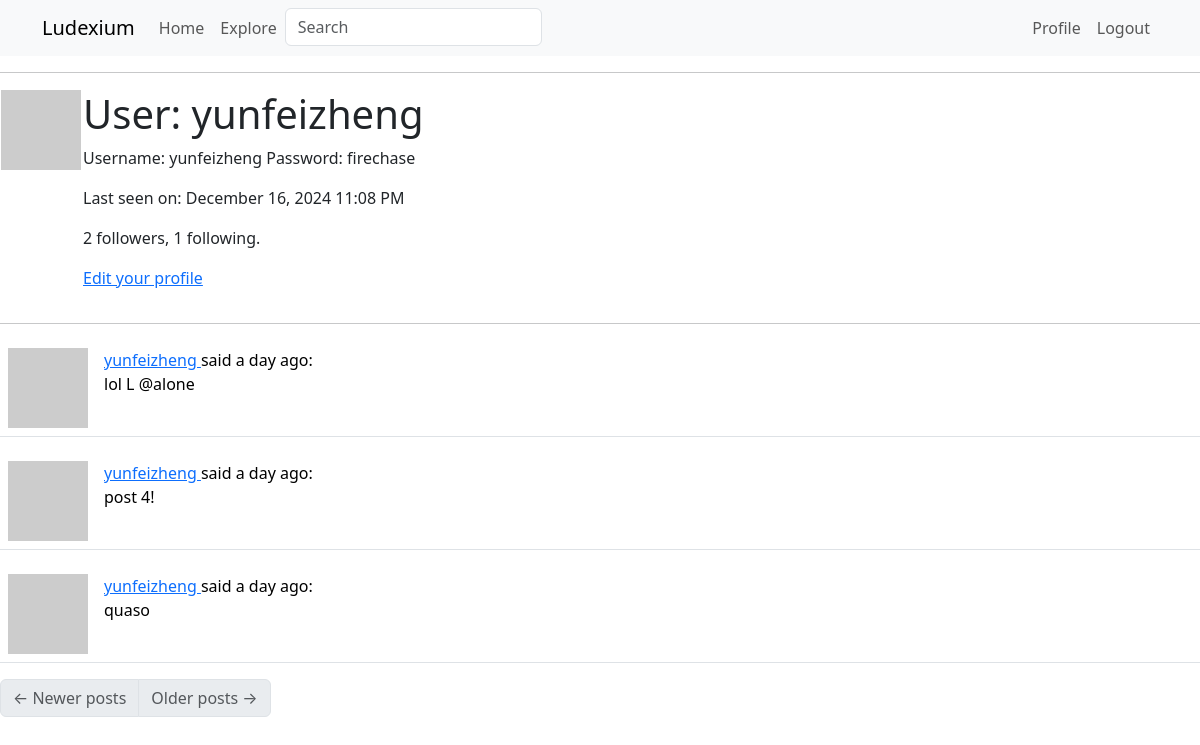
/user/yunfeizheng (signed in), run on an earlier commit of the app's database.
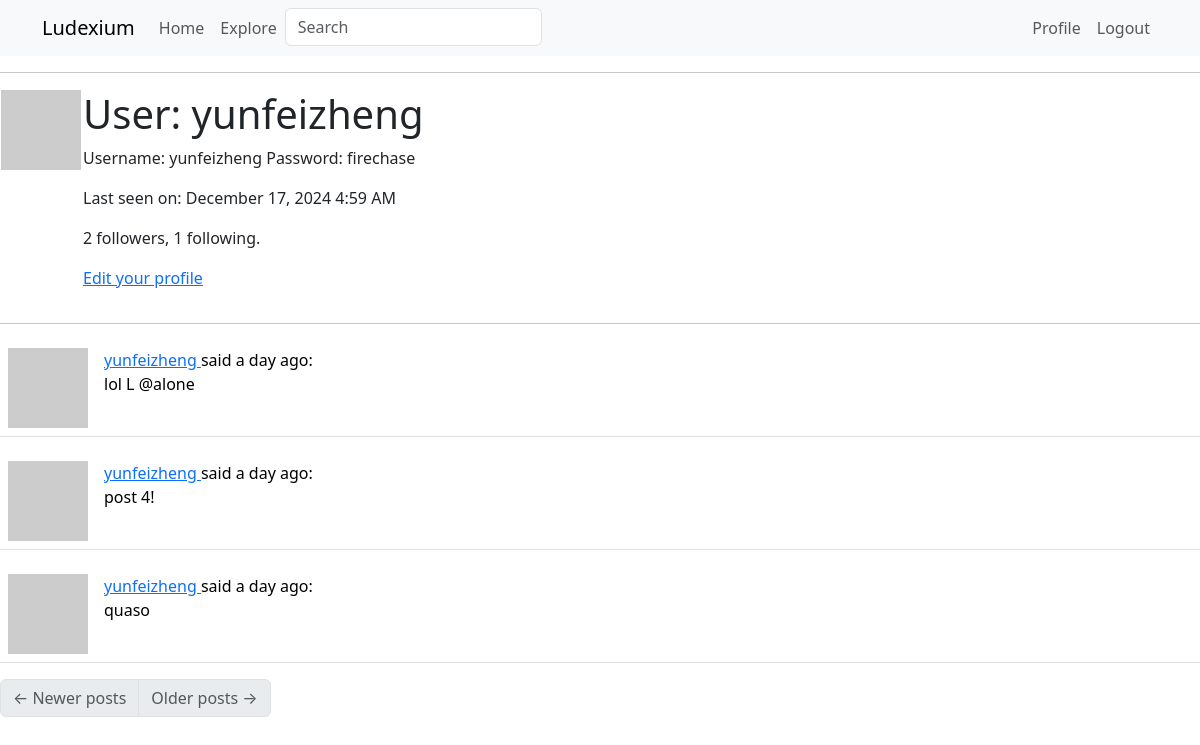
And on a later commit of the database.
### app/models.py (models this page shows, shortened)
class User(UserMixin, db.Model):
    id: so.Mapped[int] = so.mapped_column(primary_key=True)
    username: so.Mapped[str] = so.mapped_column(sa.String(64), index=True, unique=True)
    email: so.Mapped[str] = so.mapped_column(sa.String(120), index=True, unique=True)
    password_hash: so.Mapped[Optional[str]] = so.mapped_column(sa.String(256))
    about_me: so.Mapped[Optional[str]] = so.mapped_column(sa.String(140))
    last_seen: so.Mapped[Optional[datetime]] = so.mapped_column(default=lambda: datetime.now(timezone.utc))
    played_games: so.WriteOnlyMapped['Game'] = so.relationship(
        secondary=played_games, primaryjoin=(played_games.c.player_id == id),
        back_populates='players')
    posts: so.WriteOnlyMapped['Post'] = so.relationship(back_populates='author')
    following: so.WriteOnlyMapped['User'] = so.relationship(
        secondary=followers, primaryjoin=(followers.c.follower_id == id),
        secondaryjoin=(followers.c.followed_id == id),
        back_populates='followers')
    followers: so.WriteOnlyMapped['User'] = so.relationship(
        secondary=followers, primaryjoin=(followers.c.followed_id == id),
        secondaryjoin=(followers.c.follower_id == id),
        back_populates='following')
    def avatar(self, size):
        digest = md5(self.email.lower().encode('utf-8')).hexdigest()
        return f'https://www.gravatar.com/avatar/{digest}?d=identicon&s={size}'
    def followers_count(self):
        query = sa.select(sa.func.count()).select_from(
            self.followers.select().subquery())
        return db.session.scalar(query)
    def following_count(self):
        query = sa.select(sa.func.count()).select_from(
            self.following.select().subquery())
        return db.session.scalar(query)

class Post(db.Model):
    id: so.Mapped[int] = so.mapped_column(primary_key=True)
    body: so.Mapped[str] = so.mapped_column(sa.String(140))
    timestamp: so.Mapped[datetime] = so.mapped_column(index=True, default=lambda: datetime.now(timezone.utc))
    user_id: so.Mapped[int] = so.mapped_column(sa.ForeignKey(User.id), index=True)
    author: so.Mapped[User] = so.relationship(back_populates='posts')

### app/routes.py (the view)
@app.route('/user/<username>')
@login_required
def user(username):
    user = db.first_or_404(sa.select(User).where(User.username == username))
    page = request.args.get('page', 1, type=int)
    query = user.posts.select().order_by(Post.timestamp.desc())
    posts = db.paginate(query, page=page,
                        per_page=app.config['POSTS_PER_PAGE'],
                        error_out=False)
    next_url = url_for('user', username=user.username, page=posts.next_num) if posts.has_next else None
    prev_url = url_for('user', username=user.username, page=posts.prev_num) if posts.has_prev else None
    form = EmptyForm()
    return render_template('user.html', user=user, posts=posts.items,
                           next_url=next_url, prev_url=prev_url, form=form)

### app/forms.py
class SearchForm(FlaskForm):
    q = StringField('Search', validators=[DataRequired()])
    def __init__(self, *args, **kwargs):
        if 'formdata' not in kwargs:
            kwargs['formdata'] = request.args
        if 'meta' not in kwargs:
            kwargs['meta'] = {'csrf': False}
        super(SearchForm, self).__init__(*args, **kwargs)

class EmptyForm(FlaskForm):
    submit = SubmitField('Submit')

### app/models.py (called while the page is built)
@login.user_loader
def load_user(id):
    return db.session.get(User, int(id))

### app/routes.py (called while the page is built)
@app.before_request
def before_request():
    if current_user.is_authenticated:
        current_user.last_seen = datetime.now(timezone.utc)
        g.search_form = SearchForm()
        db.session.commit()

### app/templates/user.html (shortened to what this page needs)
{% extends "base.html" %}
{% block content %}
    <table>
        <tr valign="top">
            <td><img src="{{ user.avatar(128) }}"></td>
            <td>
                <h1>User: {{ user.username }}</h1>
                {% if user.about_me %}<p>{{ user.about_me }}</p>{% endif %}
                {% if user.last_seen %}
                <p>Last seen on: {{ moment(user.last_seen).format('LLL') }}</p>
                {% endif %}
                <p>{{ user.followers_count() }} followers, {{ user.following_count() }} following.</p>
                {% if user == current_user %}
                <p><a href="{{ url_for('edit_profile') }}">Edit your profile</a></p>
                {% endif %}
            </td>
        </tr>
    </table>
    <hr>
    {% for post in posts %}
        {% include '_post.html' %}
    {% endfor %}
    <nav aria-label="Post navigation">
        <ul class="pagination">
            <li class="page-item{% if not prev_url %} disabled{% endif %}">
                <a class="page-link" href="{{ prev_url }}">
                    <span aria-hidden="true">&larr;</span> Newer posts
                </a>
            </li>
            <li class="page-item{% if not next_url %} disabled{% endif %}">
                <a class="page-link" href="{{ next_url }}">
                    Older posts <span aria-hidden="true">&rarr;</span>
                </a>
            </li>
        </ul>
    </nav>
{% endblock %}

### app/templates/base.html (shortened to what this page needs)
<!doctype html>
<html lang="en">
    <head>
        <link
        href="https://cdn.jsdelivr.net/npm/bootstrap@5.3.2/dist/css/bootstrap.min.css"
        rel="stylesheet"
>
    </head>
    <body>
        <nav class="navbar navbar-expand-lg bg-body-tertiary">
            <div class="container">
              <a class="navbar-brand" href="{{ url_for('index') }}">Ludexium</a>
              <div class="collapse navbar-collapse" id="navbarSupportedContent">
                <ul class="navbar-nav me-auto mb-2 mb-lg-0">
                  <li class="nav-item">
                    <a class="nav-link" aria-current="page" href="{{ url_for('index') }}">{{ 'Home' }}</a>
                  </li>
                  <li class="nav-item">
                    <a class="nav-link" aria-current="page" href="{{ url_for('explore') }}">{{ 'Explore' }}</a>
                  </li>
                  {% if g.search_form %}
                  <form class="navbar-form navbar-left" method="get" action="{{ url_for('search') }}">
                      <div class="form-group">
                          {{ g.search_form.q(size=20, class='form-control', placeholder=g.search_form.q.label.text) }}
                      </div>
                  </form>
                  {% endif %}
                </ul>
                <ul class="navbar-nav mb-2 mb-lg-0">
                  {% if current_user.is_anonymous %}
                  <li class="nav-item">
                    <a class="nav-link" aria-current="page" href="{{ url_for('login') }}">{{ 'Login' }}</a>
                  </li>
                  {% else %}
                  <li class="nav-item">
                    <a class="nav-link" aria-current="page" href="{{ url_for('user', username=current_user.username) }}">{{ 'Profile' }}</a>
                  </li>
                  <li class="nav-item">
                    <a class="nav-link" aria-current="page" href="{{ url_for('logout') }}">{{ 'Logout' }}</a>
                  </li>
                  {% endif %}
                </ul>
              </div>
            </div>
          </nav>
        <hr>
        {% block content %}{% endblock %}
    </body>
</html>

### app/templates/_post.html
<table class="table table-hover">
    <tr>
        <td width="70px">
            <a href="{{ url_for('user', username=post.author.username) }}">
                <img src="{{ post.author.avatar(70) }}" />
            </a>
        </td>
        <td>
            <a href="{{ url_for('user', username=post.author.username) }}">
                {{ post.author.username }}
            </a>
            said {{ moment(post.timestamp).fromNow() }}:
            <br>
            {{ post.body }}
        </td>
    </tr>
</table>

What changed in the data, as far as the page shows it:
changed User "yunfeizheng": last_seen "December 16, 2024 11:08 PM" → "December 17, 2024 4:59 AM"
